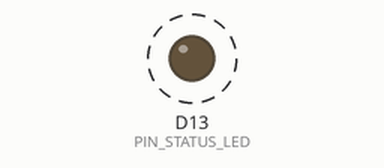
The program below on a simulated Arduino Uno R4 WiFi. On the bench: output pins drawn as LEDs (lit = HIGH). Dashed ring = blinking. What the program prints to the serial monitor is not drawn.

Above: at 0.7 s.
Timing chart, 0 to 5.1 s (numbered marks = the images above):
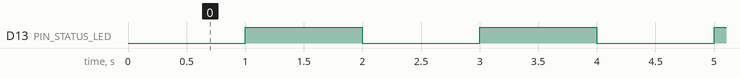

Measured:
- by itself, D13 (PIN_STATUS_LED): alternates HIGH for 1.0 s and LOW for 1.0 s

The program:

main.cpp
```cpp
// Secure Autonomous Inspection Rover — main firmware (Arduino UNO R4 WiFi)
// Stage 0: "blink" + serial heartbeat to confirm the toolchain works.

#include <Arduino.h>
#include "config.h"

namespace {
unsigned long lastBeat = 0;
bool ledOn = false;
unsigned long beatCount = 0;
}  // namespace

void setup() {
  Serial.begin(115200);
  pinMode(PIN_STATUS_LED, OUTPUT);
  delay(500);
  Serial.println("Inspection rover booting...");
}

void loop() {
  const unsigned long now = millis();
  if (now - lastBeat >= HEARTBEAT_MS) {
    lastBeat = now;
    ledOn = !ledOn;
    digitalWrite(PIN_STATUS_LED, ledOn ? HIGH : LOW);
    beatCount++;
    Serial.print("heartbeat ");
    Serial.print(beatCount);
    Serial.print("  uptime ");
    Serial.print(now / 1000);
    Serial.println("s");
  }
}
```

config.h
```cpp
#pragma once

// Pin assignments and tunable settings for the Arduino UNO R4 WiFi.
// Every program includes this file, so a wire only ever moves in one place.
// Full wiring table: hardware/wiring/README.md

// --- Status LED ---
constexpr int PIN_STATUS_LED = LED_BUILTIN;  // D13

// --- Wheel encoders (LM393 speed sensors, D0/OUT pin) --- Stage 1
// D2 and D3 support interrupts, so no pulses are missed.
constexpr int PIN_ENCODER_LEFT = 2;
constexpr int PIN_ENCODER_RIGHT = 3;
constexpr int ENCODER_SLOTS = 20;  // slots in the chassis kit's encoder disc

// --- Motor driver (TB6612FNG) --- Stage 1
// PWMA/PWMB must be PWM pins (~3, 5, 6, 9, 10, 11 on the UNO R4).
constexpr int PIN_MOTOR_STBY = 4;
constexpr int PIN_MOTOR_A_PWM = 5;   // left motor speed
constexpr int PIN_MOTOR_A_IN1 = 7;
constexpr int PIN_MOTOR_A_IN2 = 8;
constexpr int PIN_MOTOR_B_PWM = 6;   // right motor speed
constexpr int PIN_MOTOR_B_IN1 = 9;
constexpr int PIN_MOTOR_B_IN2 = 10;

// --- Ultrasonic distance sensor (HC-SR04) --- Stage 1
constexpr int PIN_ULTRASONIC_TRIG = 11;
constexpr int PIN_ULTRASONIC_ECHO = 12;

// --- Optional servo to sweep the ultrasonic sensor ---
constexpr int PIN_SERVO = A1;

// --- I2C bus (GY-87 IMU, OLED) uses the dedicated SDA/SCL pins ---

// --- Timing ---
constexpr unsigned long HEARTBEAT_MS = 1000;
```
